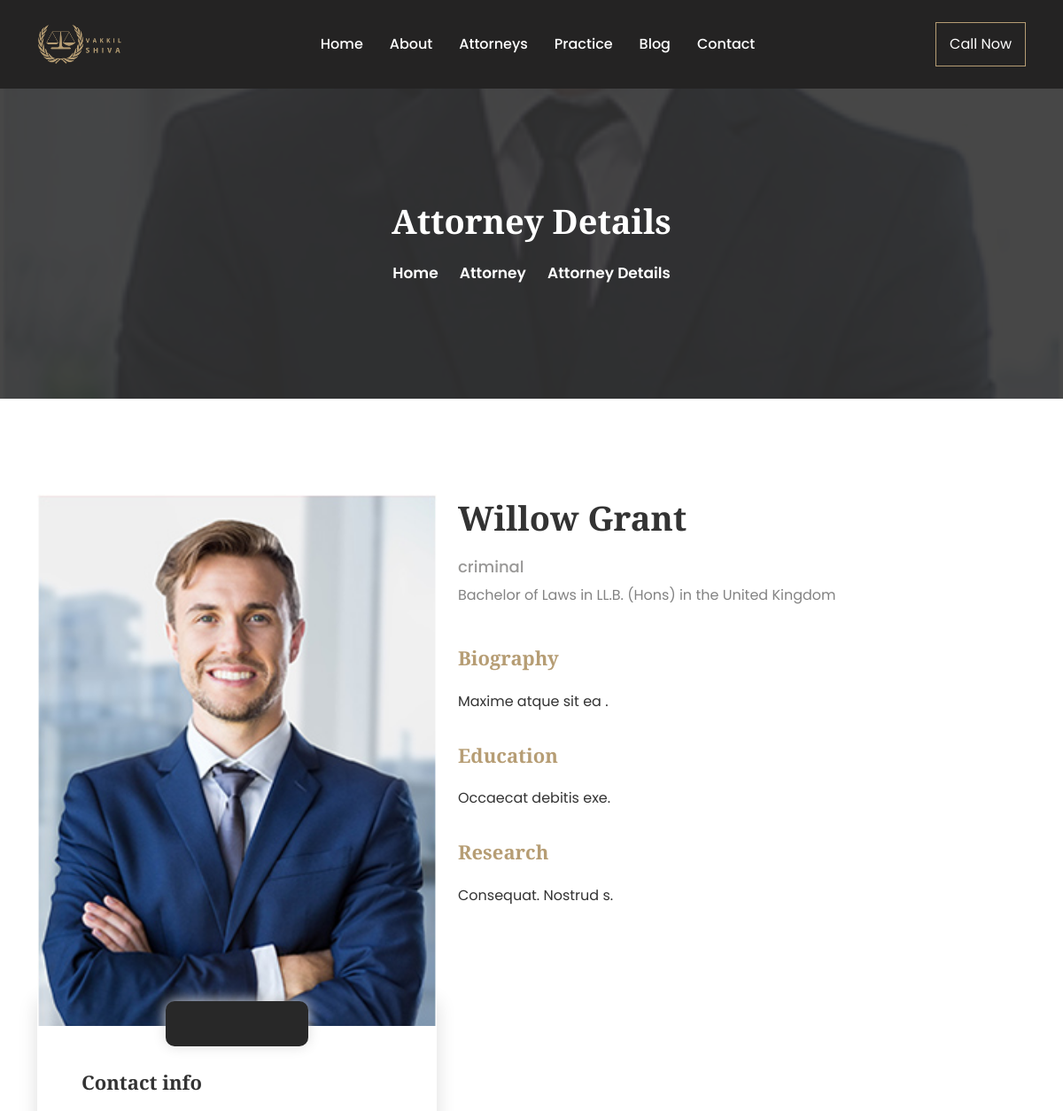
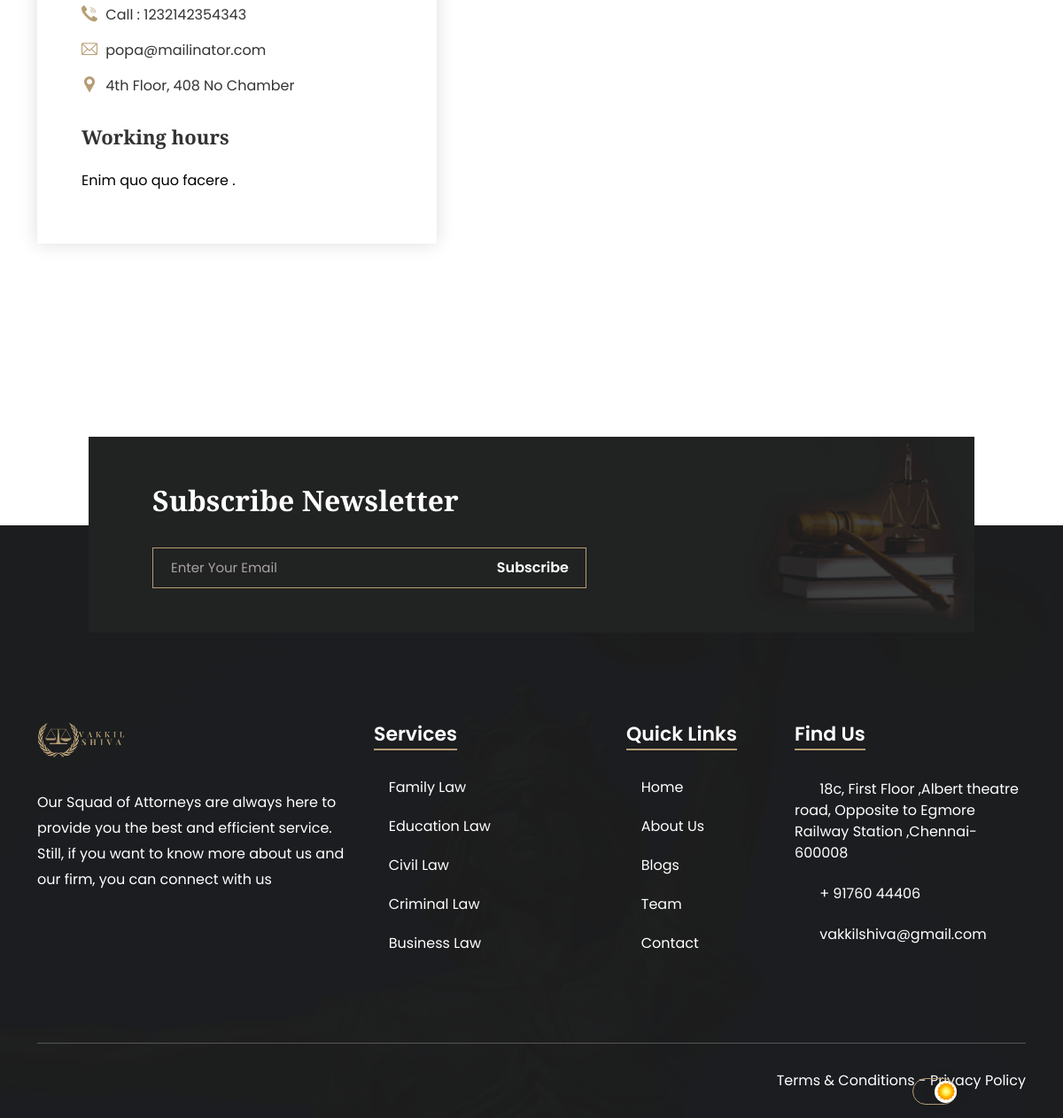
The app's page /attorney-details/5 with its own data (2 pictures, top to bottom).
### app/models.py (models this page shows, shortened)
class TeamMembers(models.Model):
    name = models.CharField(max_length=50)
    image = models.ImageField(upload_to='images/')
    district = models.ForeignKey(Districts, on_delete=models.CASCADE)
    consultant = models.ForeignKey(Consultants, on_delete=models.CASCADE)
    facebook = models.URLField(max_length=100,blank=True,null=True)
    twitter = models.URLField(max_length=100,blank=True,null=True)
    linkedin = models.URLField(max_length=100,blank=True,null=True)
    instagram = models.URLField(max_length=100,blank=True,null=True)
    mobile = models.CharField(max_length=100)
    email = models.EmailField(max_length=100)
    biography = RichTextField()
    research = RichTextField()
    education = RichTextField()
    working = RichTextField()
    class Meta:
        verbose_name_plural = 'my team'
        ordering = ['name']

class Consultants(models.Model):
    name = models.CharField(max_length=50)
    def __str__(self):
        return self.name
    class Meta:
        verbose_name_plural = 'consultants types'
        ordering = ['name']

### app/views.py (the view)
# urls.py: path('attorney-details/<int:id>', views.attorney_details, name='attorney-details'),
def attorney_details(request,id):
    attorney = TeamMembers.objects.get(id=id)
    return render(request, 'app/attorney-details.html',{'attorney':attorney})

### templates/app/attorney-details.html (shortened to what this page needs)
{% extends 'base/base.html' %}
{% load static %}
{% block content %}
        {% include 'inc/navbar.html' %}
        <div class="page-title-area title-img-one">
            <div class="d-table">
                <div class="d-table-cell">
                    <div class="page-title-text">
                        <h2>Attorney Details</h2>
                        <ul>
                            <li>
                                <a href="{% url 'index' %}">Home</a>
                            </li>
                            <li>
                                <i class="icofont-simple-right"></i>
                            </li>
                            <li>
                                <a href="{% url 'attorney' %}">Attorney</a>
                            </li>
                            <li>
                                <i class="icofont-simple-right"></i>
                            </li>
                            <li>Attorney Details</li>
                        </ul>
                    </div>
                </div>
            </div>
        </div>
        <div class="attorney-details pt-100 pb-70">
            <div class="container">
                <div class="row align-items-start justify-content-center">
                    <div class="col-lg-5">
                        <div class="attor-details-item">
                            <img src="{{ attorney.image.url }}" alt="Details">
                            <div class="attor-details-left">
                                <div class="attor-social">
                                    <ul>
                                        {% if attorney.facebook %}
                                        <li>
                                            <a href="{{ attorney.facebook }}" target="_blank">
                                                <i class="icofont-facebook"></i>
                                            </a>
                                        </li>
                                        {% endif %}
                                        {% if attorney.instagram %}
                                        <li>
                                            <a href="{{ attorney.instagram }}" target="_blank">
                                                <i class="icofont-instagram"></i>
                                            </a>
                                        </li>
                                        {% endif %}
                                        {% if attorney.twitter %}
                                        <li>
                                            <a href="{{ attorney.twitter }}" target="_blank">
                                                <i class="icofont-twitter"></i>
                                            </a>
                                        </li>
                                        {% endif %}
                                        {% if attorney.linkedin %}
                                        <li>
                                            <a href="{{ attorney.linkedin }}" target="_blank">
                                                <i class="icofont-linkedin"></i>
                                            </a>
                                        </li>
                                        {% endif %}
                                    </ul>
                                </div>
                                <div class="attor-social-details">
                                    <h3>Contact info</h3>
                                    <ul>
                                        <li>
                                            <i class="flaticon-call"></i>
                                            <a href="tel:+07554332322">
                                                Call : {{ attorney.mobile }}
                                            </a>
                                        </li>
                                        <li>
                                            <i class="flaticon-email"></i>
                                            <a href="https://templates.hibootstrap.com/cdn-cgi/l/email-protection#c5ada0a9a9aa85a9bcbfaaeba6aaa8">
                                                <span class="__cf_email__" data-cfemail="4028252c2c2f002c393a2f6e232f2d">{{ attorney.email }}</span>
                                            </a>
                                        </li>
                                        <li>
                                            <i class="flaticon-pin"></i>
                                            4th Floor, 408 No Chamber
                                        </li>
                                    </ul>
                                </div>
                                <div class="attor-work">
                                    <h3>Working hours</h3>
                                    <div class="attor-work-left" style="color: black !important;">
                                        {{ attorney.working|safe }}
                                    </div>
                                </div>
                            </div>
                        </div>
                    </div>
                    <div class="col-lg-7">
                        <div class="attor-details-item">
                            <div class="attor-details-right">
                                <div class="attor-details-name">
                                    <h2>{{attorney.name}}</h2>
                                    <span>{{attorney.consultant}}</span>
                                    <p>Bachelor of Laws in LL.B. (Hons) in the United Kingdom</p>
                                </div>
                                <div class="attor-details-things" style="color: black !important;">
                                    <h3>Biography</h3>
                                    {{attorney.biography|safe}}
                                </div>
                                <div class="attor-details-things">
                                    <h3>Education</h3>
                                    {{attorney.education|safe}}
                                </div>
                                <div class="attor-details-things">
                                    <h3>Research</h3>
                                    {{attorney.research|safe}}
                                </div>
                            </div>
                        </div>
                    </div>
                </div>
            </div>
        </div>
        <section class="team-area team-area-two mt-5">
        </section>
{% endblock content %}

### mystatic/assets/css/style.css (style rules this page uses)
body { font-family: "Poppins", sans-serif; color: #ffffff; background-color: #ffffff; font-size: 16px; }
h1, h2, h3, h4, h5, h6 { color: #333333; line-height: 1.4; }
p { line-height: 1.8; }
a { transition: 0.5s all ease; text-decoration: none; color: #b69d74; }
img { max-width: 100%; }
.d-table { width: 100%; height: 100%; }
.d-table-cell { vertical-align: middle; }
.pt-100 { padding-top: 100px; }
.pb-70 { padding-bottom: 70px; }
.team-area { padding-bottom: 190px; }
.title-img-one { background-image: url("../img/about/1.jpg"); }
.page-title-area { background-size: cover; background-position: center center; background-repeat: no-repeat; height: 450px; text-align: center; position: relative; }
.page-title-area:before { position: absolute; content: ""; width: 100%; height: 100%; left: 0; top: 0; background-color: #333333; opacity: 0.9; }
.page-title-text { position: relative; margin-top: 120px; }
.page-title-text h2 { font-weight: 900; font-size: 38px; font-family: "Playfair Display", serif; color: #ffffff; margin-bottom: 20px; }
.page-title-text ul { margin: 0; padding: 0; margin-bottom: 25px; }
.page-title-text ul li { list-style-type: none; display: inline-block; font-weight: 600; font-size: 17px; }
.page-title-text ul li i { font-size: 20px; position: relative; top: 1px; display: inline-block; }
.page-title-text ul li a { display: inline-block; color: #ffffff; }
.team-area-two { padding-bottom: 170px; }
.attor-details-item { margin-bottom: 30px; }
.attor-details-item img { width: 100%; }
.attor-details-item .attor-details-left { padding: 0 50px 40px 50px; box-shadow: 0px 0px 20px 0px #ddd; margin-bottom: 30px; }
.attor-details-item .attor-details-left .attor-social { text-align: center; margin-top: -28px; }
.attor-details-item .attor-details-left .attor-social ul { margin: 0; padding: 0; background-color: #282828; display: inline-block; padding: 12px 30px; border-radius: 10px; box-shadow: 0px 0px 15px 0px #ddd; margin-bottom: 25px; }
.attor-details-item .attor-details-left .attor-social ul li { list-style-type: none; display: inline-block; margin-right: 4px; margin-left: 4px; }
.attor-details-item .attor-details-left .attor-social ul li a { display: block; color: #b69d74; font-size: 18px; }
.attor-details-item .attor-details-left .attor-social-details { margin-bottom: 30px; }
.attor-details-item .attor-details-left .attor-social-details h3 { font-weight: 600; font-family: "Playfair Display", serif; font-size: 22px; margin-bottom: 20px; }
.attor-details-item .attor-details-left .attor-social-details ul { margin: 0; padding: 0; }
.attor-details-item .attor-details-left .attor-social-details ul li { list-style-type: none; display: block; color: #333333; margin-bottom: 13px; }
.attor-details-item .attor-details-left .attor-social-details ul li:last-child { margin-bottom: 0; }
.attor-details-item .attor-details-left .attor-social-details ul li a { display: inline-block; color: #333333; }
.attor-details-item .attor-details-left .attor-social-details ul li i { display: inline-block; color: #b69d74; font-size: 18px; margin-right: 5px; }
.attor-details-item .attor-details-left .attor-work h3 { font-weight: 600; font-family: "Playfair Display", serif; font-size: 22px; margin-bottom: 20px; }
.attor-details-item .attor-details-left .attor-work .attor-work-left { display: inline-block; }
.attor-details-item .attor-details-right .attor-details-name { margin-bottom: 40px; }
.attor-details-item .attor-details-right .attor-details-name h2 { font-weight: 600; font-size: 38px; font-family: "Playfair Display", serif; margin-bottom: 15px; }
.attor-details-item .attor-details-right .attor-details-name span { display: block; color: #999897; font-weight: 500; font-size: 18px; margin-bottom: 5px; }
.attor-details-item .attor-details-right .attor-details-name p { margin-bottom: 0; color: #838383; }
.attor-details-item .attor-details-right .attor-details-things { margin-bottom: 30px; }
.attor-details-item .attor-details-right .attor-details-things h3 { color: #b69d74; font-weight: 600; font-size: 22px; font-family: "Playfair Display", serif; margin-bottom: 20px; }
.attor-details-item .attor-details-right .attor-details-things p { margin-bottom: 20px; color: #333333; }

### records on screen
TeamMembers: image (picture), mobile "1232142354343", email "popa@mailinator.com", working "Enim quo quo facere .", name "Willow Grant", consultant "criminal", biography "Maxime atque sit ea .", education "Occaecat debitis exe.", research "Consequat. Nostrud s."
